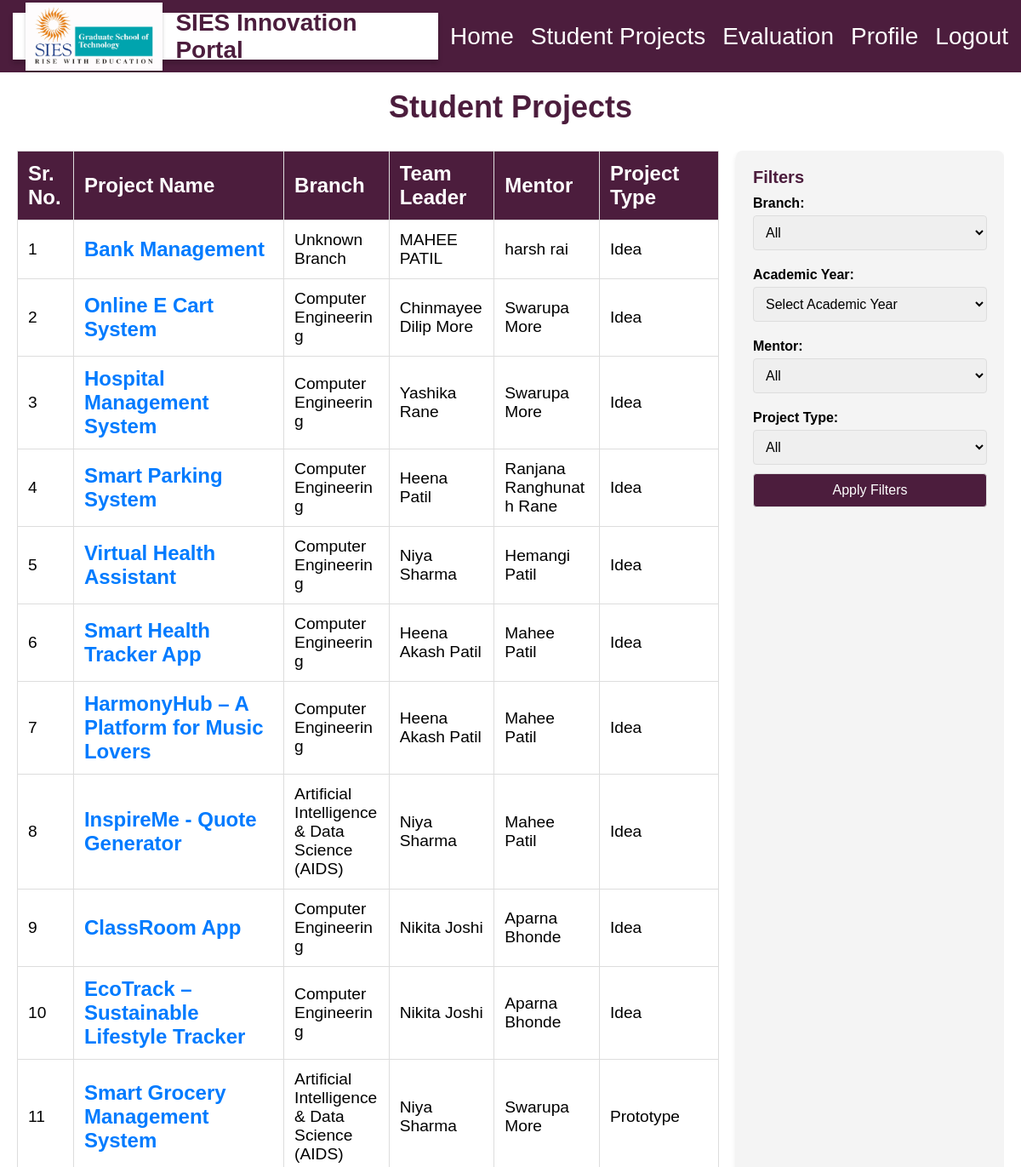
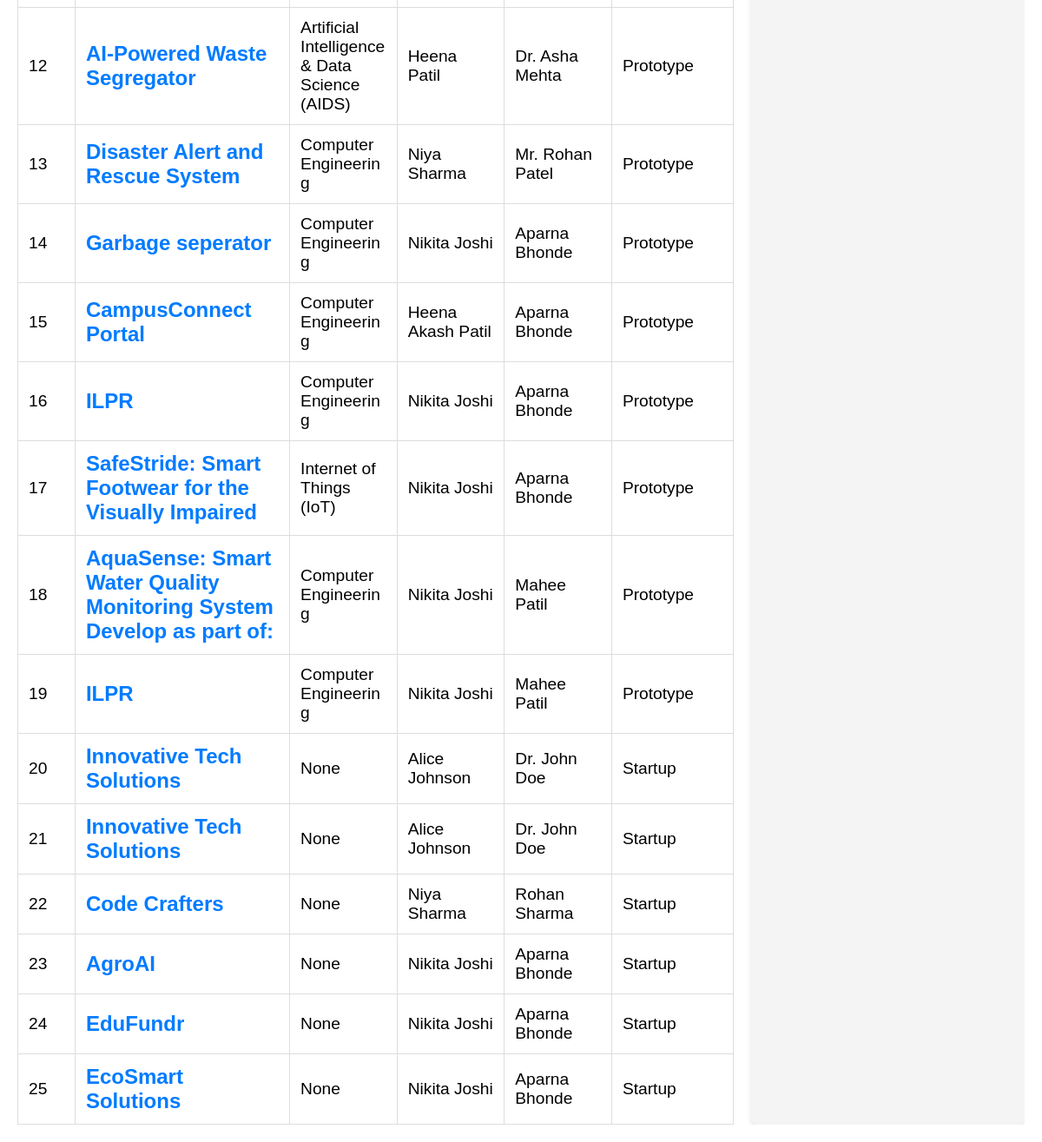
Screenshot of /student-projects/ with the database file from the repository (2 pictures, top to bottom).
### project_repo/models.py (models this page shows, shortened)
class Idea(models.Model):
    user = models.ForeignKey(User, on_delete=models.CASCADE)  # Associate Idea with a user
    college_name = models.CharField(max_length=255, default="SIES Graduate School of Technology")
    title = models.CharField(max_length=255)
    academic_year = models.CharField(max_length=10, default=get_current_academic_year)
    branch = models.CharField(max_length=100)
    domain = models.CharField(max_length=50)
    innovation_type = models.CharField(max_length=255)
    status_level = models.IntegerField(choices=[(1, '1'), (2, '2'), (3, '3')])
    problem = models.TextField()
    solution = models.TextField()
    features = models.TextField()
    difference = models.TextField()
    video_url = models.URLField(blank=True, null=True)
    team_size = models.PositiveIntegerField()
    phone_number = models.CharField(max_length=15)
    idea_description = models.TextField()
    project_stage = models.CharField(max_length=100)
    upload = models.FileField(upload_to='documents/', validators=[validate_file_type, validate_pdf_size], blank=True, null=True)
    mentor = models.CharField(max_length=255)
    develop_as_part = models.CharField(
    max_length=255,
    choices=[
        ("academic_requirement", "Academic Requirement/Study Project"),
        ("academic_research", "Academic Research Assignment/Industry Sponsored Project"),
        ("independent_assignment", "Independent Assignment/Non-academic Study Project")
    ],
    default="academic_requirement"  # Set a default value
)
    team_leader_name = models.CharField(max_length=100)
    team_leader_email = models.EmailField()
    team_leader_id_card = models.FileField(upload_to='team_leader_id_cards/', validators=[validate_file_type, validate_id_card_size], blank=True, null=True)

class Prototype(models.Model):
    from django.contrib.auth.hashers import make_password, is_password_usable

class Startup(models.Model):
    startup_name = models.CharField(max_length=255)  # Non-nullable (OK)
    title = models.CharField(max_length=20)  # Non-nullable (OK)
    website = models.URLField(blank=True, null=True)  # Nullable (OK)
    branch = models.CharField(
        max_length=100,
        null=True,  # Allow null temporarily
        blank=True  # Allow blank in forms temporarily
    )  # Nullable (OK)
    status_level = models.IntegerField(
        choices=[
            (1, 'Level 1'),
            (2, 'Level 2'),
            (3, 'Level 3')
        ],
        default=1  # Default value for status_level (OK)
    )
    registration = models.TextField(max_length=1000)  # Non-nullable (OK)
    key_innovation = models.TextField(max_length=1000)  # Non-nullable (OK)
    incubation_year = models.IntegerField()  # Non-nullable (OK)
    innovation_development = models.TextField(max_length=1000)  # Non-nullable (OK)
    sector = models.TextField(max_length=1000)  # Non-nullable (OK)
    innovation_type = models.CharField(max_length=50)  # Non-nullable (OK)
    video_url = models.URLField(null=True, blank=True)  # Non-nullable (OK)
    innovation_image = models.FileField(upload_to='innovation_images/', default='default_image.pdf')
    mentor = models.CharField(max_length=255)  # Non-nullable (OK)
    team_leader_name = models.CharField(max_length=255)  # Non-nullable (OK)
    team_leader_email = models.EmailField()  # Non-nullable (OK)
    team_leader_id_card = models.FileField(upload_to='id_cards/', null=True, blank=True)
    team_count = models.IntegerField(default=0)  # Default value (OK)
    evaluated = models.BooleanField(default=False)

### project_repo/views.py (the view)
# urls.py: path('student-projects/', views.student_projects, name='student_projects'),
def student_projects(request):
    ideas = Idea.objects.all()
    prototypes = Prototype.objects.all()
    startups = Startup.objects.all()
    projects = []
    for idea in ideas:
        projects.append({
            'type': 'Idea',  # Project type
            'project_name': idea.title,
            'branch': idea.branch,
            'team_leader': idea.team_leader_name,
            'mentor': idea.mentor,
            'details': {
                'title': idea.title,
                'academic_year': idea.academic_year,
                'domain': idea.domain,
                'innovation_type': idea.innovation_type,
                'problem': idea.problem,
                'solution': idea.solution,
                'features': idea.features,
                'difference': idea.difference,
                'video_url': idea.video_url,
                'team_size': idea.team_size,
                'idea_description': idea.idea_description,
                'project_stage': idea.project_stage,
                'upload': idea.upload.url if idea.upload else None,
                'develop_as_part': idea.develop_as_part,
                'team_leader_email': idea.team_leader_email,
                'team_leader_id_card': idea.team_leader_id_card.url if idea.team_leader_id_card else None,
                'team_members': [
                    {
                        'name': member.name,
                        'email': member.email,
                        'id_card': member.id_card.url if member.id_card else None
                    }
                    for member in idea.team_members.all()
                ]
            }
        })
    for prototype in prototypes:
        projects.append({
            'type': 'Prototype',  # Project type
            'project_name': prototype.prototype_title,
            'branch': prototype.branch,
            'team_leader': prototype.team_leader_name,
            'mentor': prototype.mentor,
            'details': {
                'prototype_title': prototype.prototype_title,
                'description': prototype.description,
                'academic_year': prototype.academic_year,
                'domain': prototype.domain,
                'innovation_type': prototype.innovation_type,
                'problem': prototype.problem,
                'solution': prototype.solution,
                'features': prototype.features,
                'difference': prototype.difference,
                'video_url': prototype.video_url,
                'team_size': prototype.team_size,
                'status_level': prototype.status_level,
                'prototype_files': prototype.prototype_files.url if prototype.prototype_files else None,
                'upload': prototype.upload.url if prototype.upload else None,
                'develop_as_part': prototype.develop_as_part,
                'team_leader_email': prototype.team_leader_email,
                'team_leader_id_card': prototype.team_leader_id_card.url if prototype.team_leader_id_card else None,
                'team_members': [
                    {
                        'name': member.team_leader_name,  # Use team_leader_name instead of name
                        'email': member.email,
                        'id_card': member.id_card.url if member.id_card else None
                    }
                    for member in prototype.prototype_team_members.all()
                ]
            }
        })
    for startup in startups:
        projects.append({
            'type': 'Startup',  # Project type
            'project_name': startup.startup_name,
            'branch': startup.branch,
            'team_leader': startup.team_leader_name,
            'mentor': startup.mentor,
            'details': {
                'startup_name': startup.startup_name,
                'title': startup.title,
                'website': startup.website,
                'incubation_year': startup.incubation_year,
                'innovation_development': startup.innovation_development,
                'sector': startup.sector,
                'innovation_type': startup.innovation_type,
                'video_url': startup.video_url,
                'mentor': startup.mentor,
                'team_leader_email': startup.team_leader_email,
                'team_leader_id_card': startup.team_leader_id_card.url if startup.team_leader_id_card else None,
                'team_members': [
                    {
                        'name': member.name,
                        'email': member.email,
                        'id_card': member.id_card.url if member.id_card else None
                    }
                    for member in startup.team_members.all()
                ]
            }
        })
    mentors = Teacher.objects.values_list('name', flat=True).distinct()
    context = {
        'projects': projects,
        'mentors': mentors,  # Pass mentors to the template
    }
    return render(request, 'student_projects.html', context)

### project_repo/templates/student_projects.html (shortened to what this page needs)
{% load static %}
{% block content %}
{% include 'navbar.html' %}
<div class="container">
    <h1>Student Projects</h1>
    <div class="flex-container">
        <div class="projects-table">
            <table class="styled-table">
                <colgroup>
                    <col style="width: 8%;">
                    <col style="width: 30%;">
                    <col style="width: 15%;">
                    <col style="width: 15%;">
                    <col style="width: 15%;">
                    <col style="width: 17%;">
                </colgroup>
                <thead>
                    <tr>
                        <th>Sr. No.</th>
                        <th>Project Name</th>
                        <th>Branch</th>
                        <th>Team Leader</th>
                        <th>Mentor</th>
                        <th>Project Type</th>
                    </tr>
                </thead>
                <tbody id="projectsTableBody">
                    {% for project in projects %}
                    <tr data-branch="{{ project.branch }}" data-academic-year="{{ project.details.academic_year }}" data-mentor="{{ project.mentor }}" data-project-type="{{ project.type }}">
                        <td>{{ forloop.counter }}</td>
                        <td>
                            <a href="#" class="project-name" onclick="openModal({{ forloop.counter0 }})">
                                {{ project.project_name }}
                            </a>
                        </td>
                        <td>{{ project.branch }}</td>
                        <td>{{ project.team_leader }}</td>
                        <td>{{ project.mentor }}</td>
                        <td>{{ project.type }}</td>
                    </tr>
                    {% empty %}
                    <tr>
                        <td colspan="6" style="text-align: center; padding: 15px; border: 2px solid #ddd;">No projects found.</td>
                    </tr>
                    {% endfor %}
                </tbody>
            </table>
        </div>
        <div class="filters">
            <h3>Filters</h3>
            <form id="filterForm">
                <label for="branchFilter">Branch:</label>
                <select id="branchFilter" name="branch">
                    <option value="">All</option>
                </select>
                <label for="yearFilter">Academic Year:</label>
                <select id="yearFilter" name="academic_year">
                    <option value="">All</option>
                </select>
<label for="mentorFilter">Mentor:</label>
<select id="mentorFilter" name="mentor">
    <option value="">All</option>
</select>
                <label for="typeFilter">Project Type:</label>
                <select id="typeFilter" name="project_type">
                    <option value="">All</option>
                </select>
                <button type="button" onclick="applyFilters()">Apply Filters</button>
            </form>
        </div>
    </div>
</div>
{% endblock %}

### project_repo/templates/navbar.html
{% load static %}
<div class="navbar" style="display: flex; align-items: center; justify-content: space-between; background: #4C1D3D; padding: 15px; box-shadow: 0 4px 6px rgba(0, 0, 0, 0.1);">
    {% load static %}
<div class="image-title-container" style="display: flex; align-items: center; background: white; width: 500px; height: 55px; padding: 15px; box-shadow: 0 4px 6px rgba(0, 0, 0, 0.2); gap: 15px; border-radius: 0;">
    <img src="{% static 'images/SIES_logo.jpg' %}" alt="SIES Logo" style="height: 80px; box-shadow: 0 2px 4px rgba(0, 0, 0, 0.2);">
    <span style="font-size: 28px; font-weight: bold; color: #4C1D3D;">SIES Innovation Portal</span>
</div>
    <div class="nav-links" style="display: flex; gap: 20px;">
        <a href="{% url 'teacher_dashboard' %}" style="font-size: 28px; color: white; text-decoration: none;">Home</a>
        <a href="{% url 'student_projects' %}" style="font-size: 28px; color: white; text-decoration: none;">Student Projects</a>
        <a href="{% url 'teacher_evaluations' %}" style="font-size: 28px; color: white; text-decoration: none;">Evaluation</a>
        <a href="{% url 'profile_page' %}" style="font-size: 28px; color: white; text-decoration: none;">Profile</a>
        <a href="{% url 'login' %}" style="font-size: 28px; color: white; text-decoration: none;" class="logout-link">Logout</a>
    </div>
</div>

### project_repo/templates/student_projects.html (style rules this page uses)
* { margin: 0; padding: 0; box-sizing: border-box; }
.container { flex: 1; display: flex; flex-direction: column; max-width: 100vw; margin: 0 auto; padding: 20px; background: white; overflow: hidden; }
h1 { text-align: center; color: #4C1D3D; font-size: 36px; margin-bottom: 30px; }
.flex-container { flex: 1; display: flex; gap: 20px; overflow: hidden; }
.projects-table { flex: 3; overflow-y: auto; }
.filters { flex: 1; background-color: #f4f4f4; padding: 20px; border-radius: 8px; box-shadow: 0 4px 6px rgba(0, 0, 0, 0.1); overflow-y: auto; }
.filters h3 { margin-top: 0; color: #4C1D3D; font-size: 20px; }
.filters label { display: block; margin: 10px 0 5px; font-weight: bold; font-size: 1rem; }
.filters select, .filters button { width: 100%; padding: 10px; margin-bottom: 10px; border: 1px solid #ddd; border-radius: 4px; font-size: 1rem; }
.filters button { background-color: #4C1D3D; color: white; cursor: pointer; font-size: 1rem; }
.styled-table { width: 100%; border-collapse: collapse; font-size: 1.2rem; table-layout: fixed; }
.styled-table th, .styled-table td { padding: 12px; text-align: left; border: 1px solid #ddd; word-wrap: break-word; }
.styled-table th { background-color: #4C1D3D; color: white; font-size: 1.5rem; position: sticky; top: 0; z-index: 1; }
.project-name { color: #007BFF; font-weight: bold; font-size: 1.5rem; text-decoration: none; cursor: pointer; }

### rows the page displays
Idea: project_name "Bank Management", branch "Unknown Branch", team_leader "MAHEE PATIL", mentor "harsh rai"
Idea: project_name "Online E Cart System", branch "Computer Engineering", team_leader "Chinmayee Dilip More", mentor "Swarupa More"
Idea: project_name "Hospital Management System", branch "Computer Engineering", team_leader "Yashika Rane", mentor "Swarupa More"
Idea: project_name "Smart Parking System", branch "Computer Engineering", team_leader "Heena Patil", mentor "Ranjana Ranghunath Rane"
Idea: project_name "Virtual Health Assistant", branch "Computer Engineering", team_leader "Niya Sharma", mentor "Hemangi Patil"
Idea: project_name "Smart Health Tracker App", branch "Computer Engineering", team_leader "Heena Akash Patil", mentor "Mahee Patil"
Idea: project_name "HarmonyHub – A Platform for Music Lovers", branch "Computer Engineering", team_leader "Heena Akash Patil", mentor "Mahee Patil"
Idea: project_name "InspireMe - Quote Generator", branch "Artificial Intelligence & Data Science (AIDS)", team_leader "Niya Sharma", mentor "Mahee Patil"
Idea: project_name "ClassRoom App", branch "Computer Engineering", team_leader "Nikita Joshi", mentor "Aparna Bhonde"
Idea: project_name "EcoTrack – Sustainable Lifestyle Tracker", branch "Computer Engineering", team_leader "Nikita Joshi", mentor "Aparna Bhonde"
Prototype: project_name "Smart Grocery Management System", branch "Artificial Intelligence & Data Science (AIDS)", team_leader "Niya Sharma", mentor "Swarupa More"
Prototype: project_name "AI-Powered Waste Segregator", branch "Artificial Intelligence & Data Science (AIDS)", team_leader "Heena Patil", mentor "Dr. Asha Mehta"
Prototype: project_name "Disaster Alert and Rescue System", branch "Computer Engineering", team_leader "Niya Sharma", mentor "Mr. Rohan Patel"
Prototype: project_name "Garbage seperator", branch "Computer Engineering", team_leader "Nikita Joshi", mentor "Aparna Bhonde"
Prototype: project_name "CampusConnect Portal", branch "Computer Engineering", team_leader "Heena Akash Patil", mentor "Aparna Bhonde"
Prototype: project_name "ILPR", branch "Computer Engineering", team_leader "Nikita Joshi", mentor "Aparna Bhonde"
Prototype: project_name "SafeStride: Smart Footwear for the Visually Impaired", branch "Internet of Things (IoT)", team_leader "Nikita Joshi", mentor "Aparna Bhonde"
Prototype: project_name "AquaSense: Smart Water Quality Monitoring System Develop as part of:", branch "Computer Engineering", team_leader "Nikita Joshi", mentor "Mahee Patil"
Prototype: project_name "ILPR", branch "Computer Engineering", team_leader "Nikita Joshi", mentor "Mahee Patil"
Startup: project_name "Innovative Tech Solutions", team_leader "Alice Johnson", mentor "Dr. John Doe"
Startup: project_name "Innovative Tech Solutions", team_leader "Alice Johnson", mentor "Dr. John Doe"
Startup: project_name "Code Crafters", team_leader "Niya Sharma", mentor "Rohan Sharma"
Startup: project_name "AgroAI", team_leader "Nikita Joshi", mentor "Aparna Bhonde"
Startup: project_name "EduFundr", team_leader "Nikita Joshi", mentor "Aparna Bhonde"
Startup: project_name "EcoSmart Solutions", team_leader "Nikita Joshi", mentor "Aparna Bhonde"

### other values shown
{{ project.type }} "Idea" "Idea" "Idea" "Idea" "Idea" "Idea" "Idea" "Idea" "Idea" "Idea" "Prototype" "Prototype" "Prototype" "Prototype" "Prototype" "Prototype" "Prototype" "Prototype" "Prototype" "Startup" "Startup" "Startup" "Startup" "Startup" "Startup"
{{ project.branch }} "None" "None" "None" "None" "None" "None"
